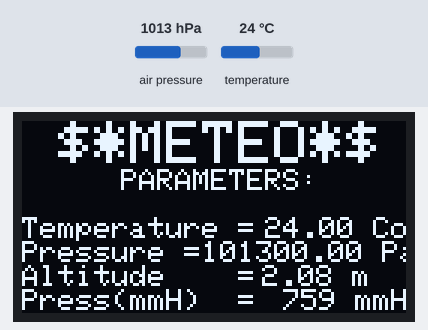
This sketch was run on a simulated Arduino Uno, built with avr-gcc and run on an emulated ATmega328P. Shown: 128×64 one-colour display. The inputs (shaded band) are chosen by the test bench; at power-on: air pressure 1013 hPa, temperature 24 °C.

Above: at 0.1 s.

The sketch:

bmp280testWORKNANO.ino
```cpp
#include <Adafruit_BMP280.h>
#include <SSD1306AsciiSoftSpi.h>
#include <Wire.h>


// pin definitions
#define BMPPIN    4
#define CS_PIN    7
#define RST_PIN   8
#define DC_PIN    9
#define MOSI_PIN 11
#define CLK_PIN  13
#define maxString 21
//#define Pressure/133.3 => 99541.66/133.3 = 746.7491372843;

SSD1306AsciiSoftSpi oled;

// ========================= BMP280 section =======================
Adafruit_BMP280 bme; // I2C
//Adafruit_BMP280 bme(BMP_CS); // hardware SPI
//Adafruit_BMP280 bme(BMP_CS, BMP_MOSI, BMP_MISO,  BMP_SCK);
//Adafruit_BMP280 bme;
// ========================= setup ============================
void setup() {

  oled.begin(&Adafruit128x64, CS_PIN, DC_PIN, CLK_PIN, MOSI_PIN, RST_PIN);

  bme.begin(0x76); // адрес датчика GY-280 (BMP280)
  Serial.begin(57600);
  oled.setFont(Adafruit5x7);
  oled.println();

}

void loop()
{
float pressBMP280=0;
float tempBMP280=0;
float altitudeBMP280=0;
//float humidity_________=0;

oled.clear();
  oled.set2X();

  oled.setCursor(12,8);
  oled.println("$*METEO*$");


  oled.set1X();
  oled.setCursor(15,10);
  //oled.println("$*Meteo*$");
  oled.setCursor(33,11);
  oled.println("PARAMETERS:");


  oled.set1X();
  oled.println();
  oled.setCursor(0,15);
  oled.print("Temperature =");
  oled.setCursor(81,15);
  oled.print(bme.readTemperature());
  oled.println(" Co");


  oled.set1X();
  oled.setCursor(0,17);
  oled.print("Pressure =");
  oled.setCursor(60,17);
  oled.print(bme.readPressure());
  oled.println(" Pa");


  oled.set1X();
  oled.setCursor(0,20);
  oled.print("Altitude    = ");
  oled.setCursor(80,35);
  oled.print(bme.readAltitude(1013.25)); // this should be adjusted to your local forcase
  oled.println(" m");
  oled.setCursor(75,40);


  oled.set1X();
  oled.setCursor(87,50);
  int mmH=bme.readPressure()/133.3;

  oled.print(mmH);
  oled.println(" mmH ");
  oled.setCursor(0,50);
  oled.print("Press(mmH)  = ");
  delay(30000);

   }
```
